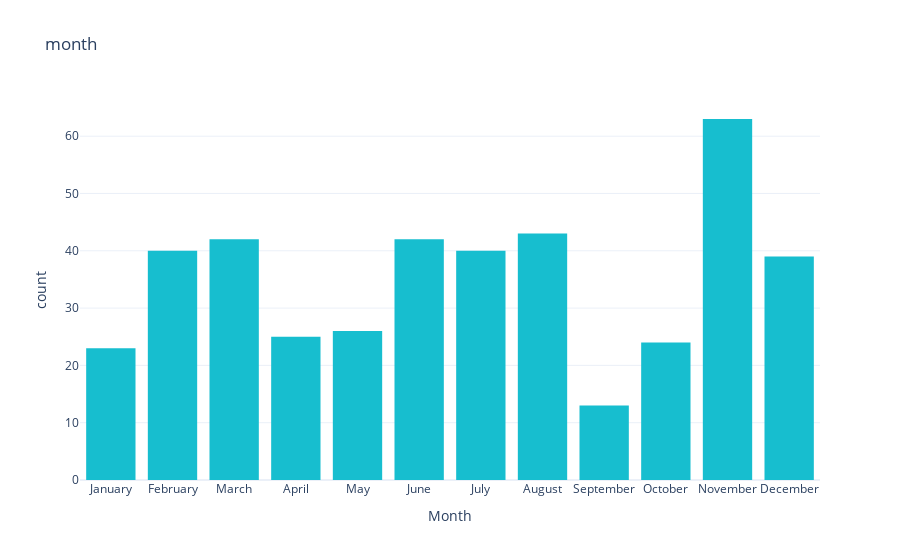

Source (notebook cell):
### Markdown cell above
Ans4. in which month do people book uber rides less frequently.

### Code cell
fig=px.histogram(data, x='Month', title='month', color_discrete_sequence=px.colors.qualitative.D3_r)
fig.show()

### Figure 1 — Plotly figure (JSON) as saved in the notebook; plotly's stock layout.template omitted (floating-point values rounded to 4 significant figures; data arrays with more than 128 entries replaced by an {"elided": "..."} marker saying what was removed)
{"data": [{"bingroup": "x", "hovertemplate": "Month=%{x}<br>count=%{y}<extra></extra>", "legendgroup": "", "marker": {"color": "#17BECF", "pattern": {"shape": ""}}, "name": "", "orientation": "v", "showlegend": false, "type": "histogram", "x": {"elided": "420 str values"}, "xaxis": "x", "yaxis": "y"}], "layout": {"barmode": "relative", "legend": {"tracegroupgap": 0}, "title": {"text": "month"}, "xaxis": {"anchor": "y", "domain": [0, 1], "title": {"text": "Month"}}, "yaxis": {"anchor": "x", "domain": [0, 1], "title": {"text": "count"}}}}
